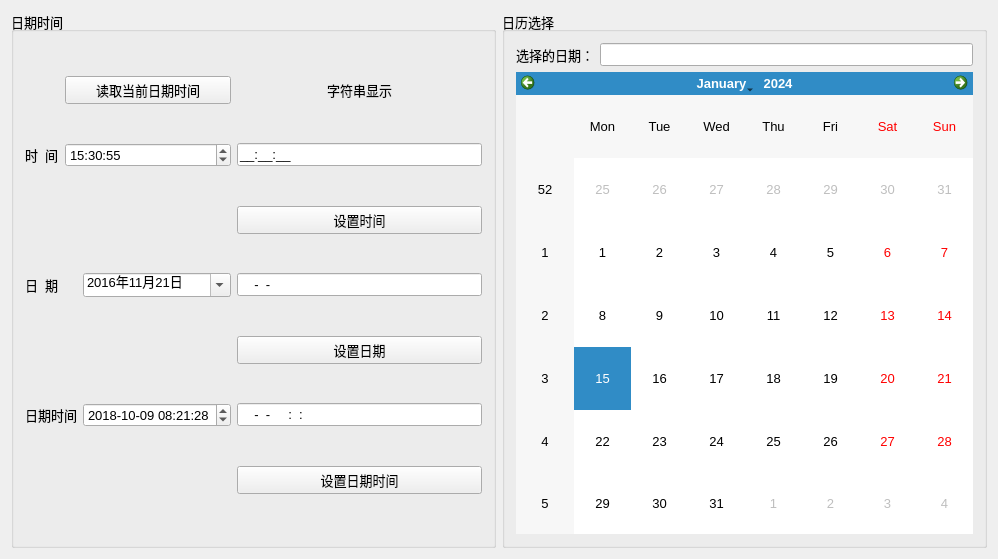
<?xml version="1.0" encoding="UTF-8"?>
<ui version="4.0">
 <class>Widget</class>
 <widget class="QWidget" name="Widget">
  <property name="geometry">
   <rect>
    <x>0</x>
    <y>0</y>
    <width>998</width>
    <height>559</height>
   </rect>
  </property>
  <property name="font">
   <font>
    <pointsize>10</pointsize>
   </font>
  </property>
  <property name="windowTitle">
   <string>Demo3_4 日期时间</string>
  </property>
  <layout class="QHBoxLayout" name="horizontalLayout">
   <item>
    <widget class="QGroupBox" name="groupBox_2">
     <property name="title">
      <string>日期时间</string>
     </property>
     <layout class="QGridLayout" name="gridLayout">
      <item row="0" column="1" colspan="2">
       <widget class="QPushButton" name="btnGetTime">
        <property name="text">
         <string>读取当前日期时间</string>
        </property>
       </widget>
      </item>
      <item row="1" column="0">
       <widget class="QLabel" name="label">
        <property name="text">
         <string>时  间</string>
        </property>
       </widget>
      </item>
      <item row="1" column="1" colspan="2">
       <widget class="QTimeEdit" name="timeEdit">
        <property name="displayFormat">
         <string>HH:mm:ss</string>
        </property>
        <property name="calendarPopup">
         <bool>true</bool>
        </property>
        <property name="time">
         <time>
          <hour>15</hour>
          <minute>30</minute>
          <second>55</second>
         </time>
        </property>
       </widget>
      </item>
      <item row="1" column="3">
       <widget class="QLineEdit" name="editTime">
        <property name="inputMask">
         <string>99:99:99;_</string>
        </property>
       </widget>
      </item>
      <item row="2" column="3">
       <widget class="QPushButton" name="btnSetTime">
        <property name="text">
         <string>设置时间</string>
        </property>
       </widget>
      </item>
      <item row="3" column="0">
       <widget class="QLabel" name="label_2">
        <property name="text">
         <string>日  期</string>
        </property>
       </widget>
      </item>
      <item row="3" column="2">
       <widget class="QDateEdit" name="dateEdit">
        <property name="currentSection">
         <enum>QDateTimeEdit::YearSection</enum>
        </property>
        <property name="displayFormat">
         <string>yyyy年M月d日</string>
        </property>
        <property name="calendarPopup">
         <bool>true</bool>
        </property>
        <property name="currentSectionIndex">
         <number>0</number>
        </property>
        <property name="date">
         <date>
          <year>2016</year>
          <month>11</month>
          <day>21</day>
         </date>
        </property>
       </widget>
      </item>
      <item row="3" column="3">
       <widget class="QLineEdit" name="editDate">
        <property name="inputMask">
         <string>9999-99-99</string>
        </property>
       </widget>
      </item>
      <item row="4" column="3">
       <widget class="QPushButton" name="btnSetDate">
        <property name="text">
         <string>设置日期</string>
        </property>
       </widget>
      </item>
      <item row="5" column="0" colspan="2">
       <widget class="QLabel" name="label_3">
        <property name="text">
         <string>日期时间</string>
        </property>
       </widget>
      </item>
      <item row="5" column="2">
       <widget class="QDateTimeEdit" name="dateTimeEdit">
        <property name="dateTime">
         <datetime>
          <hour>8</hour>
          <minute>21</minute>
          <second>28</second>
          <year>2018</year>
          <month>10</month>
          <day>9</day>
         </datetime>
        </property>
        <property name="date">
         <date>
          <year>2018</year>
          <month>10</month>
          <day>9</day>
         </date>
        </property>
        <property name="time">
         <time>
          <hour>8</hour>
          <minute>21</minute>
          <second>28</second>
         </time>
        </property>
        <property name="maximumDateTime">
         <datetime>
          <hour>23</hour>
          <minute>59</minute>
          <second>59</second>
          <year>3000</year>
          <month>12</month>
          <day>31</day>
         </datetime>
        </property>
        <property name="minimumDateTime">
         <datetime>
          <hour>0</hour>
          <minute>0</minute>
          <second>0</second>
          <year>1763</year>
          <month>9</month>
          <day>14</day>
         </datetime>
        </property>
        <property name="minimumDate">
         <date>
          <year>1763</year>
          <month>9</month>
          <day>14</day>
         </date>
        </property>
        <property name="currentSection">
         <enum>QDateTimeEdit::YearSection</enum>
        </property>
        <property name="displayFormat">
         <string>yyyy-MM-dd HH:mm:ss</string>
        </property>
        <property name="calendarPopup">
         <bool>false</bool>
        </property>
        <property name="currentSectionIndex">
         <number>0</number>
        </property>
        <property name="timeSpec">
         <enum>Qt::LocalTime</enum>
        </property>
       </widget>
      </item>
      <item row="5" column="3">
       <widget class="QLineEdit" name="editDateTime">
        <property name="minimumSize">
         <size>
          <width>150</width>
          <height>0</height>
         </size>
        </property>
        <property name="inputMask">
         <string>9999-99-99 99:99:99</string>
        </property>
       </widget>
      </item>
      <item row="6" column="3">
       <widget class="QPushButton" name="btnSetDateTime">
        <property name="text">
         <string>设置日期时间</string>
        </property>
       </widget>
      </item>
      <item row="0" column="3">
       <widget class="QLabel" name="LabDateTime">
        <property name="text">
         <string>字符串显示</string>
        </property>
        <property name="alignment">
         <set>Qt::AlignCenter</set>
        </property>
       </widget>
      </item>
     </layout>
    </widget>
   </item>
   <item>
    <widget class="QGroupBox" name="groupBox_3">
     <property name="title">
      <string>日历选择</string>
     </property>
     <layout class="QGridLayout" name="gridLayout_3">
      <item row="0" column="1">
       <widget class="QLineEdit" name="editCalendar"/>
      </item>
      <item row="1" column="0" colspan="2">
       <widget class="QCalendarWidget" name="calendarWidget">
        <property name="gridVisible">
         <bool>false</bool>
        </property>
       </widget>
      </item>
      <item row="0" column="0">
       <widget class="QLabel" name="label_5">
        <property name="text">
         <string>选择的日期：</string>
        </property>
       </widget>
      </item>
     </layout>
    </widget>
   </item>
  </layout>
 </widget>
 <layoutdefault spacing="6" margin="11"/>
 <resources/>
 <connections/>
</ui>
